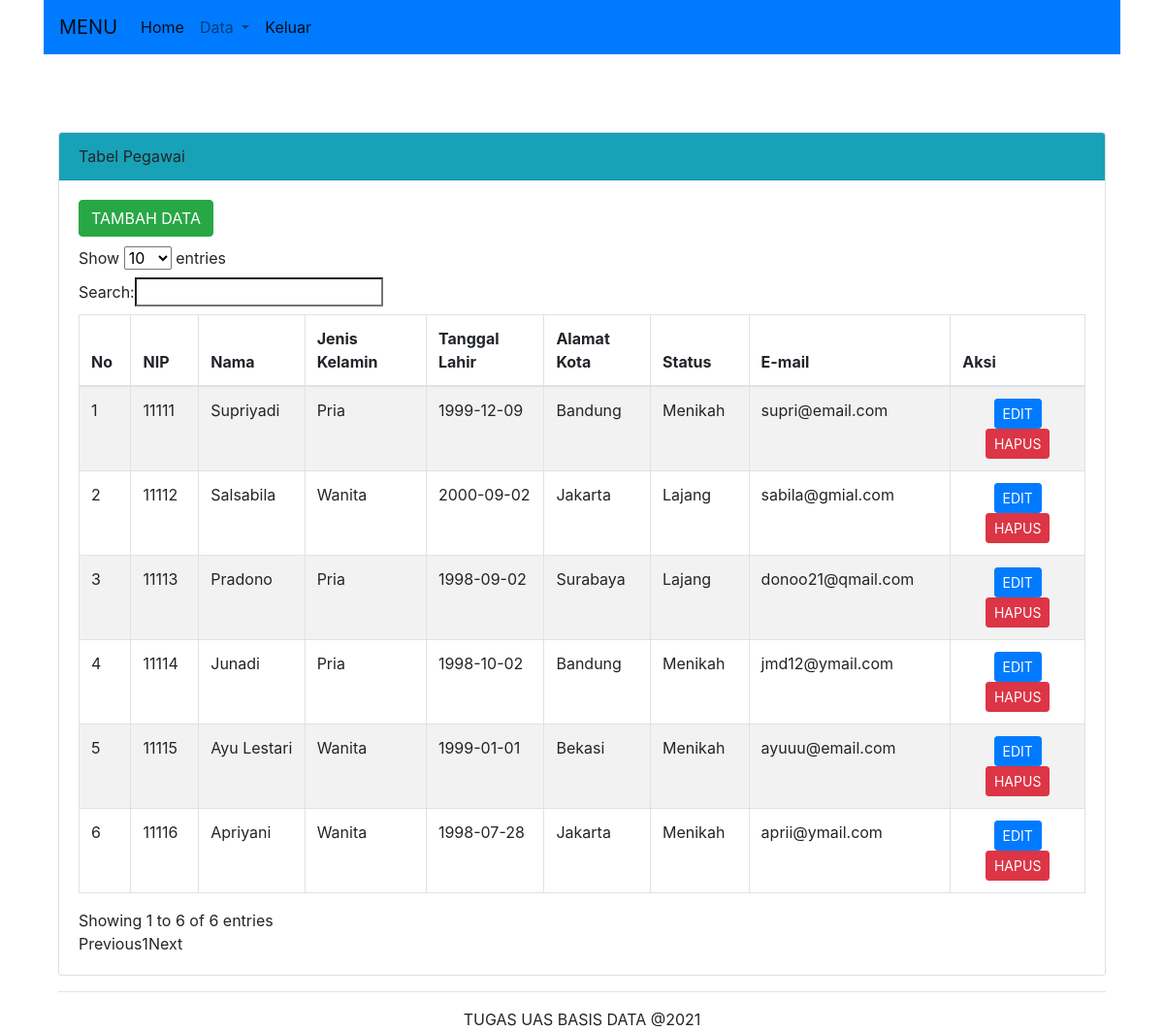
/index.php/pegawai, run on the app's committed database.
### tables this page shows
CREATE TABLE `data_pegawai` (
  `nip` varchar(5) NOT NULL,
  `nama` varchar(30) NOT NULL,
  `jenisKelamin` enum('Pria','Wanita') NOT NULL,
  `tglLahir` date NOT NULL,
  `alamat` text NOT NULL,
  `status` enum('Lajang','Menikah') NOT NULL,
  `email` varchar(40) NOT NULL
);

### application/controllers/Pegawai.php (called while the page is built, shortened)
<?php
class Pegawai extends CI_Controller {
    public function index(){
        $data = $this->m_pegawai->GetDataUser();
        $this->load->view('template/header');
        $this->load->view('v_pegawai', array('data'=> $data));
        $this->load->view('template/footer');
    }
}

### index.php (called while the page is built, shortened)
<?php
require_once BASEPATH.'core/CodeIgniter.php';

### application/models/M_pegawai.php (called while the page is built, shortened)
<?php
class M_pegawai extends CI_Model{
	public function GetDataUser($where=""){
		$data = $this->db->query('select * from data_pegawai '.$where);
		return $data->result_array();
	}
}

### application/views/v_pegawai.php (the view, shortened to what this page needs)
</head>
<body>
<div class="container" style="margin-top: 80px">
    <div class="row">
      <div class="col-md-12">
        <div class="card">
          <div class="card-header bg-info">
            Tabel Pegawai
          </div>
          <div class="card-body">
            <a href="<?php echo base_url() ?>index.php/pegawai/add_data" class="btn btn-md btn-success" style="margin-bottom: 10px">TAMBAH DATA</a>
            <div class="table-responsive">
            <table class="table table-bordered table-striped" id="myTable">
              <thead>
                <tr>
                  <th scope="col">No</th>
                  <th scope="col">NIP</th>
                  <th scope="col">Nama</th>
                  <th scope="col">Jenis Kelamin</th>
                  <th scope="col">Tanggal Lahir</th>
                  <th scope="col">Alamat Kota</th>
                  <th scope="col">Status</th>
                  <th scope="col">E-mail</th>
                  <th scope="col">Aksi</th>
                </tr>
              </thead>
              <tbody>
                <?php
                $no = 1;
                  foreach ($data as $dt) {
                ?>
                <tr>
                    <td><?php echo $no++ ?></td>
                    <td><?php echo $dt ['nip'] ?></td>
                    <td><?php echo $dt ['nama'] ?></td>
                    <td><?php echo $dt ['jenisKelamin'] ?></td>
                    <td><?php echo $dt ['tglLahir'] ?></td>
                    <td><?php echo $dt ['alamat'] ?></td>
                    <td><?php echo $dt ['status'] ?></td>
                    <td><?php echo $dt ['email'] ?></td>
                    <td class="text-center">
                      <a href="<?php echo base_url()."index.php/pegawai/edit_data/".$dt['nip']; ?>" class="btn btn-sm btn-primary">EDIT</a>
                      <a href="<?php echo base_url() ?>index.php/pegawai/do_delete/<?php echo $dt['nip']; ?>" class="btn btn-sm btn-danger">HAPUS</a>
                    </td>
                </tr>
              <?php } ?>
              </tbody>
            </table>
          </div>
        </div>
    </div>
  </div>

### application/views/template/header.php (style rules this page uses)
body { background-image: url("https://www.kantorkita.co.id/blog/wp-content/uploads/2019/05/seminar-kompijuter-kancelarija-ofis-posao-0fde8585f16913c2711093751fcab719_600x400.jpg"); background-size:cover }

### data on the page
data_pegawai: nip "11111", nama "Supriyadi", jenisKelamin "Pria", tglLahir "1999-12-09", alamat "Bandung", status "Menikah", email "supri@email.com"
data_pegawai: nip "11112", nama "Salsabila", jenisKelamin "Wanita", tglLahir "2000-09-02", alamat "Jakarta", status "Lajang", email "sabila@gmial.com"
data_pegawai: nip "11113", nama "Pradono", jenisKelamin "Pria", tglLahir "1998-09-02", alamat "Surabaya", status "Lajang", email "donoo21@qmail.com"
data_pegawai: nip "11114", nama "Junadi", jenisKelamin "Pria", tglLahir "1998-10-02", alamat "Bandung", status "Menikah", email "jmd12@ymail.com"
data_pegawai: nip "11115", nama "Ayu Lestari", jenisKelamin "Wanita", tglLahir "1999-01-01", alamat "Bekasi", status "Menikah", email "ayuuu@email.com"
data_pegawai: nip "11116", nama "Apriyani", jenisKelamin "Wanita", tglLahir "1998-07-28", alamat "Jakarta", status "Menikah", email "aprii@ymail.com"
